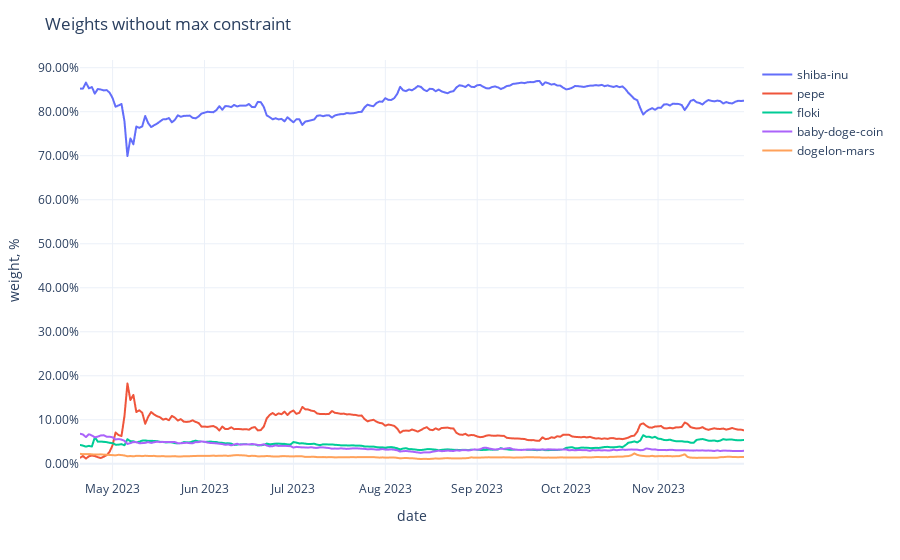

The notebook cell this image was saved under:
### Code cell
fig = px.line(weights,
              labels={'value': 'weight, %', 'variable': ''})
fig.update_traces(
    hovertemplate="%{y}"
)
fig.update_yaxes(
    tickformat=".2%",
)
fig.update_xaxes(
    showspikes=True,
    spikethickness=2,
    spikedash="dot",
    spikecolor="#999999",
    spikemode="across",
)
fig.update_layout(
    ## showlegend=False,
    hovermode="x",
    hoverdistance=100,  ## Distance to show hover label of data point
    spikedistance=1000,  ## Distance to show spike
    template='plotly_white',
    title='Weights without max constraint'
)

### Figure 1 — Plotly figure (JSON) as saved in the notebook; plotly's stock layout.template omitted (floating-point values rounded to 4 significant figures; data arrays with more than 128 entries replaced by an {"elided": "..."} marker saying what was removed)
{"data": [{"hovertemplate": "%{y}", "legendgroup": "shiba-inu", "line": {"color": "#636efa", "dash": "solid"}, "marker": {"symbol": "circle"}, "mode": "lines", "name": "shiba-inu", "showlegend": true, "type": "scattergl", "x": {"elided": "225 str values"}, "xaxis": "x", "y": {"elided": "225 float values"}, "yaxis": "y"}, {"hovertemplate": "%{y}", "legendgroup": "pepe", "line": {"color": "#EF553B", "dash": "solid"}, "marker": {"symbol": "circle"}, "mode": "lines", "name": "pepe", "showlegend": true, "type": "scattergl", "x": {"elided": "225 str values"}, "xaxis": "x", "y": {"elided": "225 float values"}, "yaxis": "y"}, {"hovertemplate": "%{y}", "legendgroup": "floki", "line": {"color": "#00cc96", "dash": "solid"}, "marker": {"symbol": "circle"}, "mode": "lines", "name": "floki", "showlegend": true, "type": "scattergl", "x": {"elided": "225 str values"}, "xaxis": "x", "y": {"elided": "225 float values"}, "yaxis": "y"}, {"hovertemplate": "%{y}", "legendgroup": "baby-doge-coin", "line": {"color": "#ab63fa", "dash": "solid"}, "marker": {"symbol": "circle"}, "mode": "lines", "name": "baby-doge-coin", "showlegend": true, "type": "scattergl", "x": {"elided": "225 str values"}, "xaxis": "x", "y": {"elided": "225 float values"}, "yaxis": "y"}, {"hovertemplate": "%{y}", "legendgroup": "dogelon-mars", "line": {"color": "#FFA15A", "dash": "solid"}, "marker": {"symbol": "circle"}, "mode": "lines", "name": "dogelon-mars", "showlegend": true, "type": "scattergl", "x": {"elided": "225 str values"}, "xaxis": "x", "y": {"elided": "225 float values"}, "yaxis": "y"}], "layout": {"hoverdistance": 100, "hovermode": "x", "legend": {"title": {"text": ""}, "tracegroupgap": 0}, "margin": {"t": 60}, "spikedistance": 1000, "title": {"text": "Weights without max constraint"}, "xaxis": {"anchor": "y", "domain": [0, 1], "showspikes": true, "spikecolor": "#999999", "spikedash": "dot", "spikemode": "across", "spikethickness": 2, "title": {"text": "date"}}, "yaxis": {"anchor": "x", "domain": [0, 1], "tickformat": ".2%", "title": {"text": "weight, %"}}}}
